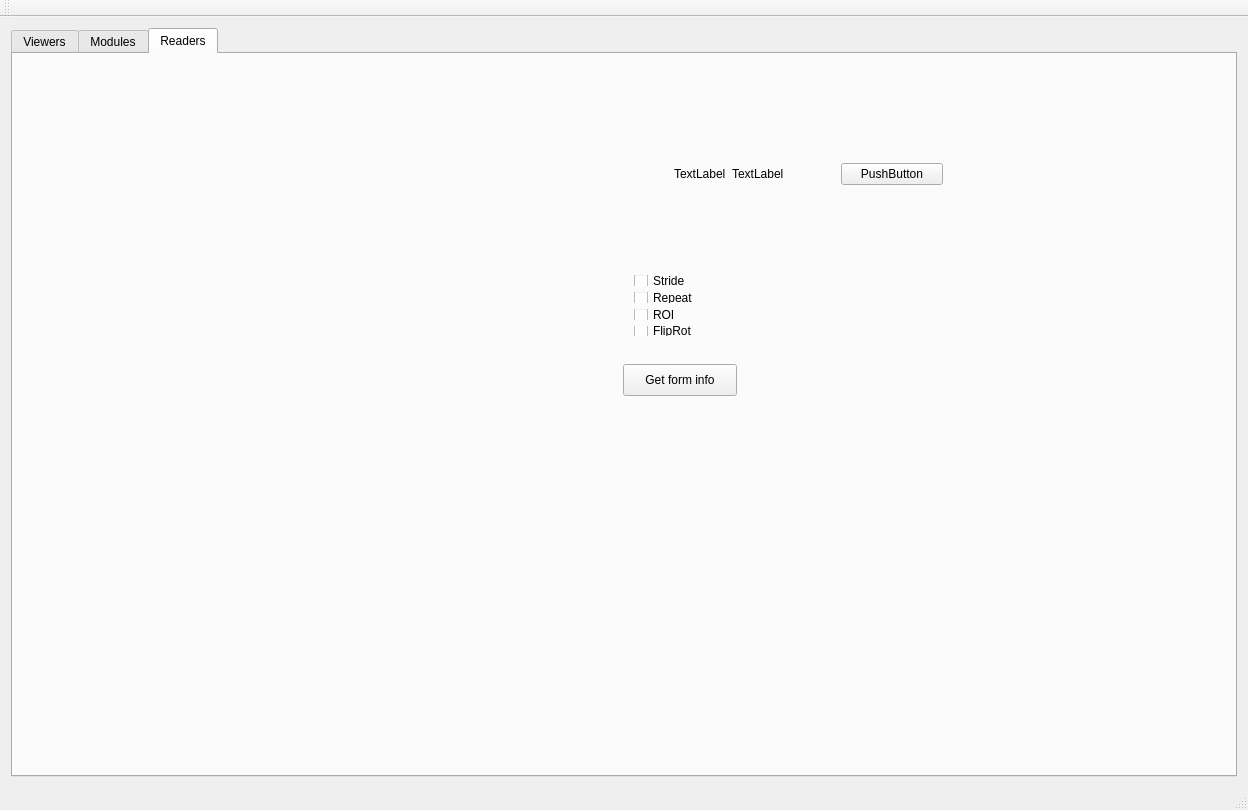
<?xml version="1.0" encoding="UTF-8"?>
<ui version="4.0">
 <class>MainWindow</class>
 <widget class="QMainWindow" name="MainWindow">
  <property name="geometry">
   <rect>
    <x>0</x>
    <y>0</y>
    <width>1248</width>
    <height>810</height>
   </rect>
  </property>
  <property name="windowTitle">
   <string>MainWindow</string>
  </property>
  <widget class="QWidget" name="centralWidget">
   <layout class="QHBoxLayout" name="horizontalLayout_4">
    <item>
     <widget class="QTabWidget" name="tabWidget">
      <property name="currentIndex">
       <number>2</number>
      </property>
      <widget class="QWidget" name="tab">
       <attribute name="title">
        <string>Viewers</string>
       </attribute>
       <widget class="QtAddons::uxROIWidget" name="uxROI1" native="true">
        <property name="geometry">
         <rect>
          <x>900</x>
          <y>350</y>
          <width>220</width>
          <height>140</height>
         </rect>
        </property>
        <property name="minimumSize">
         <size>
          <width>220</width>
          <height>140</height>
         </size>
        </property>
       </widget>
       <widget class="QtAddons::Plotter" name="CurvePlotter" native="true">
        <property name="geometry">
         <rect>
          <x>580</x>
          <y>20</y>
          <width>256</width>
          <height>256</height>
         </rect>
        </property>
        <property name="minimumSize">
         <size>
          <width>256</width>
          <height>256</height>
         </size>
        </property>
       </widget>
       <widget class="QWidget" name="layoutWidget">
        <property name="geometry">
         <rect>
          <x>20</x>
          <y>466</y>
          <width>221</width>
          <height>32</height>
         </rect>
        </property>
        <layout class="QHBoxLayout" name="horizontalLayout_3">
         <item>
          <widget class="QPushButton" name="ShowImageButton">
           <property name="text">
            <string>Show image</string>
           </property>
          </widget>
         </item>
         <item>
          <widget class="QCheckBox" name="check_linkimages">
           <property name="text">
            <string>Link images</string>
           </property>
          </widget>
         </item>
        </layout>
       </widget>
       <widget class="QtAddons::uxROIWidget" name="uxROI2" native="true">
        <property name="geometry">
         <rect>
          <x>900</x>
          <y>30</y>
          <width>220</width>
          <height>140</height>
         </rect>
        </property>
        <property name="minimumSize">
         <size>
          <width>220</width>
          <height>140</height>
         </size>
        </property>
       </widget>
       <widget class="QtAddons::ImageViewerWidget" name="ImageView" native="true">
        <property name="geometry">
         <rect>
          <x>20</x>
          <y>20</y>
          <width>256</width>
          <height>256</height>
         </rect>
        </property>
        <property name="minimumSize">
         <size>
          <width>256</width>
          <height>256</height>
         </size>
        </property>
       </widget>
       <widget class="QPushButton" name="PlotButton">
        <property name="geometry">
         <rect>
          <x>14</x>
          <y>300</y>
          <width>66</width>
          <height>32</height>
         </rect>
        </property>
        <property name="text">
         <string>Plot</string>
        </property>
       </widget>
       <widget class="QtAddons::uxROIWidget" name="uxROI3" native="true">
        <property name="geometry">
         <rect>
          <x>900</x>
          <y>190</y>
          <width>220</width>
          <height>140</height>
         </rect>
        </property>
        <property name="minimumSize">
         <size>
          <width>220</width>
          <height>140</height>
         </size>
        </property>
       </widget>
       <widget class="QWidget" name="layoutWidget">
        <property name="geometry">
         <rect>
          <x>20</x>
          <y>338</y>
          <width>271</width>
          <height>33</height>
         </rect>
        </property>
        <layout class="QHBoxLayout" name="horizontalLayout">
         <item>
          <widget class="QPushButton" name="GetROIButton">
           <property name="text">
            <string>ROI</string>
           </property>
          </widget>
         </item>
         <item>
          <widget class="QSpinBox" name="roi_x0"/>
         </item>
         <item>
          <widget class="QSpinBox" name="roi_y0"/>
         </item>
         <item>
          <widget class="QSpinBox" name="roi_x1"/>
         </item>
         <item>
          <widget class="QSpinBox" name="roi_y1"/>
         </item>
        </layout>
       </widget>
       <widget class="QPushButton" name="button_ListSelectedROIs">
        <property name="geometry">
         <rect>
          <x>14</x>
          <y>594</y>
          <width>153</width>
          <height>32</height>
         </rect>
        </property>
        <property name="text">
         <string>List selected ROIs</string>
        </property>
       </widget>
       <widget class="QPushButton" name="pushButton_listdata">
        <property name="geometry">
         <rect>
          <x>14</x>
          <y>526</y>
          <width>124</width>
          <height>32</height>
         </rect>
        </property>
        <property name="text">
         <string>List data sets</string>
        </property>
       </widget>
       <widget class="QtAddons::ROIManager" name="widgetROImanager" native="true">
        <property name="geometry">
         <rect>
          <x>490</x>
          <y>350</y>
          <width>331</width>
          <height>231</height>
         </rect>
        </property>
       </widget>
       <widget class="QPushButton" name="button_ListAllROIs">
        <property name="geometry">
         <rect>
          <x>14</x>
          <y>560</y>
          <width>114</width>
          <height>32</height>
         </rect>
        </property>
        <property name="text">
         <string>List all ROIs</string>
        </property>
       </widget>
       <widget class="QtAddons::ROIWidget" name="roiWidget" native="true">
        <property name="geometry">
         <rect>
          <x>20</x>
          <y>347</y>
          <width>471</width>
          <height>50</height>
         </rect>
        </property>
       </widget>
       <widget class="QtAddons::ImageViewerWidget" name="ImageView_2" native="true">
        <property name="geometry">
         <rect>
          <x>300</x>
          <y>20</y>
          <width>256</width>
          <height>256</height>
         </rect>
        </property>
        <property name="minimumSize">
         <size>
          <width>256</width>
          <height>256</height>
         </size>
        </property>
       </widget>
      </widget>
      <widget class="QWidget" name="tab_3">
       <attribute name="title">
        <string>Modules</string>
       </attribute>
       <widget class="QPushButton" name="TestButton">
        <property name="geometry">
         <rect>
          <x>60</x>
          <y>190</y>
          <width>141</width>
          <height>27</height>
         </rect>
        </property>
        <property name="text">
         <string>Test message</string>
        </property>
       </widget>
       <widget class="SingleModuleConfiguratorWidget" name="singlemodule" native="true">
        <property name="geometry">
         <rect>
          <x>150</x>
          <y>420</y>
          <width>400</width>
          <height>40</height>
         </rect>
        </property>
       </widget>
       <widget class="QtAddons::QtLogViewer" name="LogView" native="true">
        <property name="geometry">
         <rect>
          <x>-1</x>
          <y>9</y>
          <width>381</width>
          <height>181</height>
         </rect>
        </property>
       </widget>
       <widget class="QPushButton" name="GetSingleModuleButton">
        <property name="geometry">
         <rect>
          <x>30</x>
          <y>430</y>
          <width>114</width>
          <height>32</height>
         </rect>
        </property>
        <property name="text">
         <string>Get Module</string>
        </property>
       </widget>
       <widget class="QPushButton" name="pushButton_showLogger">
        <property name="geometry">
         <rect>
          <x>220</x>
          <y>190</y>
          <width>113</width>
          <height>32</height>
         </rect>
        </property>
        <property name="text">
         <string>Show logger</string>
        </property>
       </widget>
       <widget class="QPushButton" name="GetModulesButton">
        <property name="geometry">
         <rect>
          <x>380</x>
          <y>190</y>
          <width>114</width>
          <height>32</height>
         </rect>
        </property>
        <property name="text">
         <string>Get Modules</string>
        </property>
       </widget>
       <widget class="ModuleChainConfiguratorWidget" name="ModuleConf" native="true">
        <property name="geometry">
         <rect>
          <x>390</x>
          <y>10</y>
          <width>451</width>
          <height>181</height>
         </rect>
        </property>
        <property name="minimumSize">
         <size>
          <width>120</width>
          <height>80</height>
         </size>
        </property>
       </widget>
      </widget>
      <widget class="QWidget" name="Readers">
       <attribute name="title">
        <string>Readers</string>
       </attribute>
       <widget class="ReaderConfigListWidget" name="ImageLoaders" native="true">
        <property name="geometry">
         <rect>
          <x>20</x>
          <y>10</y>
          <width>541</width>
          <height>171</height>
         </rect>
        </property>
       </widget>
       <widget class="QWidget" name="horizontalLayoutWidget">
        <property name="geometry">
         <rect>
          <x>650</x>
          <y>80</y>
          <width>291</width>
          <height>80</height>
         </rect>
        </property>
        <layout class="QHBoxLayout" name="horizontalLayout_2">
         <item>
          <widget class="QLabel" name="label_2">
           <property name="sizePolicy">
            <sizepolicy hsizetype="Maximum" vsizetype="Preferred">
             <horstretch>0</horstretch>
             <verstretch>0</verstretch>
            </sizepolicy>
           </property>
           <property name="text">
            <string>TextLabel</string>
           </property>
          </widget>
         </item>
         <item>
          <widget class="QLabel" name="label">
           <property name="text">
            <string>TextLabel</string>
           </property>
          </widget>
         </item>
         <item>
          <widget class="QPushButton" name="pushButton">
           <property name="text">
            <string>PushButton</string>
           </property>
          </widget>
         </item>
        </layout>
       </widget>
       <widget class="ReaderForm" name="widget_readerform" native="true">
        <property name="geometry">
         <rect>
          <x>30</x>
          <y>220</y>
          <width>531</width>
          <height>201</height>
         </rect>
        </property>
       </widget>
       <widget class="QWidget" name="verticalLayoutWidget">
        <property name="geometry">
         <rect>
          <x>610</x>
          <y>210</y>
          <width>160</width>
          <height>83</height>
         </rect>
        </property>
        <layout class="QVBoxLayout" name="verticalLayout">
         <item>
          <widget class="QCheckBox" name="checkBox_stride">
           <property name="text">
            <string>Stride</string>
           </property>
           <property name="checked">
            <bool>false</bool>
           </property>
          </widget>
         </item>
         <item>
          <widget class="QCheckBox" name="checkBox_repeat">
           <property name="text">
            <string>Repeat</string>
           </property>
          </widget>
         </item>
         <item>
          <widget class="QCheckBox" name="checkBox_roi">
           <property name="text">
            <string>ROI</string>
           </property>
          </widget>
         </item>
         <item>
          <widget class="QCheckBox" name="checkBox_fliprot">
           <property name="text">
            <string>FlipRot</string>
           </property>
          </widget>
         </item>
        </layout>
       </widget>
       <widget class="QPushButton" name="pushButton_getFormInfo">
        <property name="geometry">
         <rect>
          <x>610</x>
          <y>310</y>
          <width>114</width>
          <height>32</height>
         </rect>
        </property>
        <property name="text">
         <string>Get form info</string>
        </property>
       </widget>
      </widget>
     </widget>
    </item>
   </layout>
  </widget>
  <widget class="QMenuBar" name="menuBar">
   <property name="geometry">
    <rect>
     <x>0</x>
     <y>0</y>
     <width>1248</width>
     <height>22</height>
    </rect>
   </property>
  </widget>
  <widget class="QToolBar" name="mainToolBar">
   <attribute name="toolBarArea">
    <enum>TopToolBarArea</enum>
   </attribute>
   <attribute name="toolBarBreak">
    <bool>false</bool>
   </attribute>
  </widget>
  <widget class="QStatusBar" name="statusBar"/>
 </widget>
 <layoutdefault spacing="6" margin="11"/>
 <customwidgets>
  <customwidget>
   <class>QtAddons::ImageViewerWidget</class>
   <extends>QWidget</extends>
   <header location="global">imageviewerwidget.h</header>
   <container>1</container>
   <slots>
    <signal>levelsChanged(float,float)</signal>
   </slots>
  </customwidget>
  <customwidget>
   <class>ModuleChainConfiguratorWidget</class>
   <extends>QWidget</extends>
   <header location="global">modulechainconfiguratorwidget.h</header>
   <container>1</container>
  </customwidget>
  <customwidget>
   <class>QtAddons::uxROIWidget</class>
   <extends>QWidget</extends>
   <header location="global">uxroiwidget.h</header>
   <container>1</container>
   <slots>
    <signal>valueChanged(int,int,int,int)</signal>
   </slots>
  </customwidget>
  <customwidget>
   <class>QtAddons::QtLogViewer</class>
   <extends>QWidget</extends>
   <header>qtlogviewer.h</header>
   <container>1</container>
  </customwidget>
  <customwidget>
   <class>QtAddons::Plotter</class>
   <extends>QWidget</extends>
   <header location="global">plotter.h</header>
   <container>1</container>
  </customwidget>
  <customwidget>
   <class>SingleModuleConfiguratorWidget</class>
   <extends>QWidget</extends>
   <header location="global">singlemoduleconfiguratorwidget.h</header>
   <container>1</container>
  </customwidget>
  <customwidget>
   <class>QtAddons::ROIWidget</class>
   <extends>QWidget</extends>
   <header>roiwidget.h</header>
   <container>1</container>
  </customwidget>
  <customwidget>
   <class>ReaderConfigListWidget</class>
   <extends>QWidget</extends>
   <header location="global">readerconfiglistwidget.h</header>
   <container>1</container>
  </customwidget>
  <customwidget>
   <class>QtAddons::ROIManager</class>
   <extends>QWidget</extends>
   <header location="global">roimanager.h</header>
   <container>1</container>
  </customwidget>
  <customwidget>
   <class>ReaderForm</class>
   <extends>QWidget</extends>
   <header location="global">readerform.h</header>
   <container>1</container>
  </customwidget>
 </customwidgets>
 <resources/>
 <connections/>
</ui>
